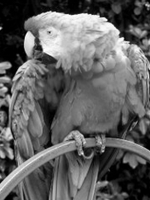
#> input picture lab01/parrot.png, 150 x 200 px
$ python lab01_4.py
#> lines starting #> are read from the running program, lines starting #| are printed output that depends on the picture
from PIL import Image
import numpy as np

im1 = Image.open('parrot.png')
#> im1 is the input picture: PIL image 150x200 L; min 0, max 255, mean 97
a = np.array(im1)
print(a)
#> (printed output is left out)
im1.show()
print(im1.size)
#| (150, 200)

for i in range(im1.size[0]):
    for j in range(im1.size[1]):
        im1.putpixel((i,j),255-im1.getpixel((i,j)))
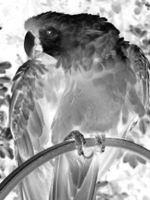
#> im1: PIL image 150x200 L; min 0, max 255, mean 158
im1.show()
